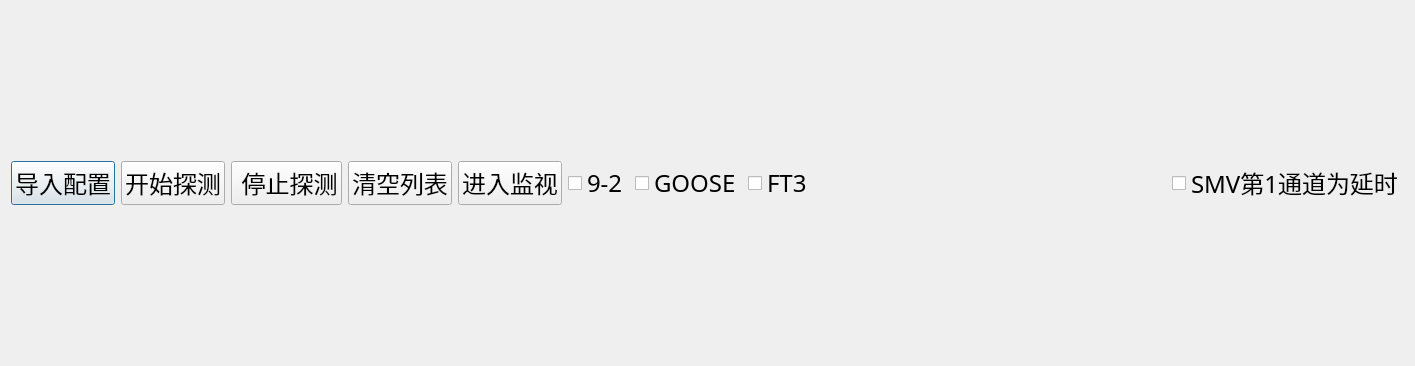
<?xml version="1.0" encoding="UTF-8"?>
<ui version="4.0">
 <class>QSttIecRecordDetectWidget</class>
 <widget class="QDialog" name="QSttIecRecordDetectWidget">
  <property name="geometry">
   <rect>
    <x>0</x>
    <y>0</y>
    <width>1415</width>
    <height>366</height>
   </rect>
  </property>
  <property name="windowTitle">
   <string/>
  </property>
  <layout class="QVBoxLayout" name="verticalLayout_2">
   <item>
    <layout class="QVBoxLayout" name="verticalLayout">
     <item>
      <layout class="QGridLayout" name="gridLayoutNameID"/>
     </item>
     <item>
      <layout class="QHBoxLayout" name="m_layButtons">
       <property name="spacing">
        <number>6</number>
       </property>
       <property name="sizeConstraint">
        <enum>QLayout::SetDefaultConstraint</enum>
       </property>
       <item>
        <widget class="QPushButton" name="m_btnImportIecfg">
         <property name="font">
          <font>
           <family>Agency FB</family>
           <pointsize>18</pointsize>
          </font>
         </property>
         <property name="text">
          <string>导入配置</string>
         </property>
        </widget>
       </item>
       <item>
        <widget class="QPushButton" name="m_btnDetect">
         <property name="font">
          <font>
           <family>Agency FB</family>
           <pointsize>18</pointsize>
          </font>
         </property>
         <property name="text">
          <string>开始探测</string>
         </property>
        </widget>
       </item>
       <item>
        <widget class="QPushButton" name="m_btnDetectStop">
         <property name="font">
          <font>
           <family>Agency FB</family>
           <pointsize>18</pointsize>
          </font>
         </property>
         <property name="text">
          <string> 停止探测</string>
         </property>
        </widget>
       </item>
       <item>
        <widget class="QPushButton" name="m_btnClear">
         <property name="font">
          <font>
           <family>Agency FB</family>
           <pointsize>18</pointsize>
          </font>
         </property>
         <property name="text">
          <string>清空列表</string>
         </property>
        </widget>
       </item>
       <item>
        <widget class="QPushButton" name="m_btnBeginRecord">
         <property name="font">
          <font>
           <family>Agency FB</family>
           <pointsize>18</pointsize>
          </font>
         </property>
         <property name="text">
          <string>进入监视</string>
         </property>
        </widget>
       </item>
       <item>
        <widget class="QSttCheckBox" name="m_chkUseSmv">
         <property name="font">
          <font>
           <family>Agency FB</family>
           <pointsize>18</pointsize>
          </font>
         </property>
         <property name="text">
          <string>9-2</string>
         </property>
        </widget>
       </item>
       <item>
        <widget class="QSttCheckBox" name="m_chkUseGoose">
         <property name="font">
          <font>
           <family>Agency FB</family>
           <pointsize>18</pointsize>
          </font>
         </property>
         <property name="text">
          <string>GOOSE</string>
         </property>
        </widget>
       </item>
       <item>
        <widget class="QSttCheckBox" name="m_chkUseFT3">
         <property name="font">
          <font>
           <family>Agency FB</family>
           <pointsize>18</pointsize>
          </font>
         </property>
         <property name="text">
          <string>FT3</string>
         </property>
        </widget>
       </item>
       <item>
        <spacer name="horizontalSpacer">
         <property name="orientation">
          <enum>Qt::Horizontal</enum>
         </property>
         <property name="sizeHint" stdset="0">
          <size>
           <width>40</width>
           <height>20</height>
          </size>
         </property>
        </spacer>
       </item>
       <item>
        <widget class="QSttCheckBox" name="m_chkSmvFirstIsTime">
         <property name="font">
          <font>
           <family>Agency FB</family>
           <pointsize>18</pointsize>
          </font>
         </property>
         <property name="text">
          <string>SMV第1通道为延时</string>
         </property>
        </widget>
       </item>
      </layout>
     </item>
    </layout>
   </item>
  </layout>
 </widget>
 <customwidgets>
  <customwidget>
   <class>QSttCheckBox</class>
   <extends>QCheckBox</extends>
   <header>../../UI/Controls/SttCheckBox.h</header>
  </customwidget>
 </customwidgets>
 <resources/>
 <connections/>
</ui>
